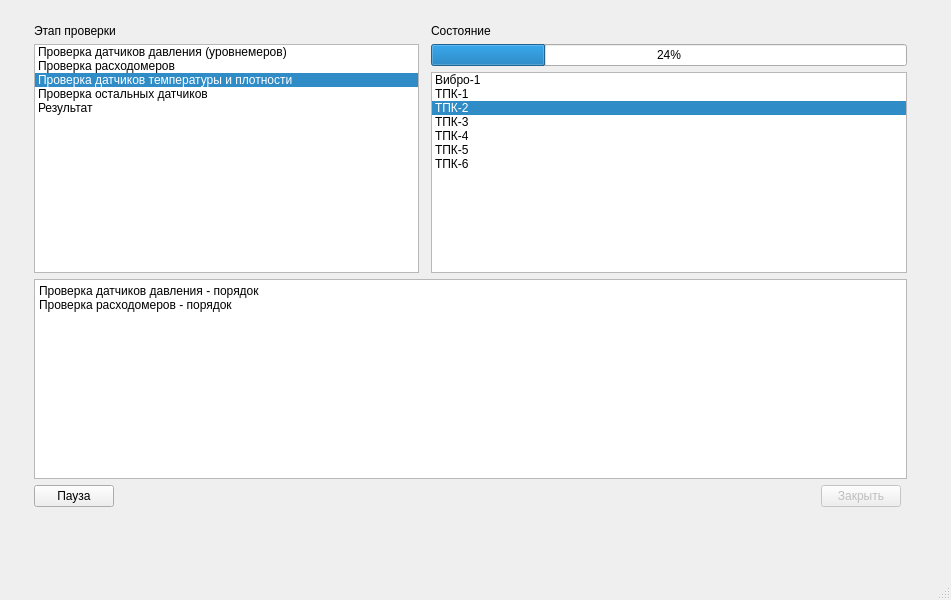
<?xml version="1.0" encoding="UTF-8"?>
<ui version="4.0">
 <class>CheckForm</class>
 <widget class="QMainWindow" name="CheckForm">
  <property name="geometry">
   <rect>
    <x>0</x>
    <y>0</y>
    <width>951</width>
    <height>600</height>
   </rect>
  </property>
  <property name="windowTitle">
   <string>Проверка систем и датчиков</string>
  </property>
  <widget class="QWidget" name="centralwidget">
   <widget class="QWidget" name="">
    <property name="geometry">
     <rect>
      <x>30</x>
      <y>20</y>
      <width>881</width>
      <height>491</height>
     </rect>
    </property>
    <layout class="QGridLayout" name="gridLayout">
     <property name="leftMargin">
      <number>4</number>
     </property>
     <property name="topMargin">
      <number>4</number>
     </property>
     <property name="rightMargin">
      <number>4</number>
     </property>
     <property name="bottomMargin">
      <number>4</number>
     </property>
     <item row="4" column="2">
      <spacer name="horizontalSpacer">
       <property name="orientation">
        <enum>Qt::Horizontal</enum>
       </property>
       <property name="sizeHint" stdset="0">
        <size>
         <width>40</width>
         <height>20</height>
        </size>
       </property>
      </spacer>
     </item>
     <item row="0" column="0">
      <widget class="QLabel" name="label">
       <property name="text">
        <string>Этап проверки</string>
       </property>
      </widget>
     </item>
     <item row="1" column="0" rowspan="2">
      <widget class="QListWidget" name="lwMain">
       <property name="currentRow">
        <number>2</number>
       </property>
       <item>
        <property name="text">
         <string>Проверка датчиков давления (уровнемеров)</string>
        </property>
       </item>
       <item>
        <property name="text">
         <string>Проверка расходомеров</string>
        </property>
       </item>
       <item>
        <property name="text">
         <string>Проверка датчиков температуры и плотности</string>
        </property>
       </item>
       <item>
        <property name="text">
         <string>Проверка остальных датчиков</string>
        </property>
       </item>
       <item>
        <property name="text">
         <string>Результат</string>
        </property>
       </item>
      </widget>
     </item>
     <item row="3" column="0" colspan="5">
      <widget class="QTextEdit" name="textEdit_2">
       <property name="html">
        <string>&lt;!DOCTYPE HTML PUBLIC &quot;-//W3C//DTD HTML 4.0//EN&quot; &quot;http://www.w3.org/TR/REC-html40/strict.dtd&quot;&gt;
&lt;html&gt;&lt;head&gt;&lt;meta name=&quot;qrichtext&quot; content=&quot;1&quot; /&gt;&lt;style type=&quot;text/css&quot;&gt;
p, li { white-space: pre-wrap; }
&lt;/style&gt;&lt;/head&gt;&lt;body style=&quot; font-family:'Sans Serif'; font-size:9pt; font-weight:400; font-style:normal;&quot;&gt;
&lt;p style=&quot; margin-top:0px; margin-bottom:0px; margin-left:0px; margin-right:0px; -qt-block-indent:0; text-indent:0px;&quot;&gt;Проверка датчиков давления - порядок&lt;/p&gt;
&lt;p style=&quot; margin-top:0px; margin-bottom:0px; margin-left:0px; margin-right:0px; -qt-block-indent:0; text-indent:0px;&quot;&gt;Проверка расходомеров - порядок&lt;/p&gt;&lt;/body&gt;&lt;/html&gt;</string>
       </property>
      </widget>
     </item>
     <item row="4" column="0">
      <widget class="QPushButton" name="pushButton">
       <property name="sizePolicy">
        <sizepolicy hsizetype="Fixed" vsizetype="Fixed">
         <horstretch>0</horstretch>
         <verstretch>0</verstretch>
        </sizepolicy>
       </property>
       <property name="text">
        <string>Пауза</string>
       </property>
      </widget>
     </item>
     <item row="4" column="3">
      <widget class="QPushButton" name="pushButton_2">
       <property name="enabled">
        <bool>false</bool>
       </property>
       <property name="sizePolicy">
        <sizepolicy hsizetype="Fixed" vsizetype="Fixed">
         <horstretch>0</horstretch>
         <verstretch>0</verstretch>
        </sizepolicy>
       </property>
       <property name="text">
        <string>Закрыть</string>
       </property>
      </widget>
     </item>
     <item row="2" column="2" colspan="3">
      <widget class="QListWidget" name="lwStep">
       <property name="currentRow">
        <number>2</number>
       </property>
       <item>
        <property name="text">
         <string>Вибро-1</string>
        </property>
       </item>
       <item>
        <property name="text">
         <string>ТПК-1</string>
        </property>
       </item>
       <item>
        <property name="text">
         <string>ТПК-2</string>
        </property>
       </item>
       <item>
        <property name="text">
         <string>ТПК-3</string>
        </property>
       </item>
       <item>
        <property name="text">
         <string>ТПК-4</string>
        </property>
       </item>
       <item>
        <property name="text">
         <string>ТПК-5</string>
        </property>
       </item>
       <item>
        <property name="text">
         <string>ТПК-6</string>
        </property>
       </item>
      </widget>
     </item>
     <item row="1" column="2" colspan="3">
      <widget class="QProgressBar" name="progressBar">
       <property name="value">
        <number>24</number>
       </property>
      </widget>
     </item>
     <item row="0" column="2">
      <widget class="QLabel" name="label_2">
       <property name="text">
        <string>Состояние</string>
       </property>
      </widget>
     </item>
    </layout>
   </widget>
  </widget>
  <widget class="QMenuBar" name="menubar">
   <property name="geometry">
    <rect>
     <x>0</x>
     <y>0</y>
     <width>951</width>
     <height>22</height>
    </rect>
   </property>
  </widget>
  <widget class="QStatusBar" name="statusbar"/>
 </widget>
 <resources/>
 <connections/>
</ui>
